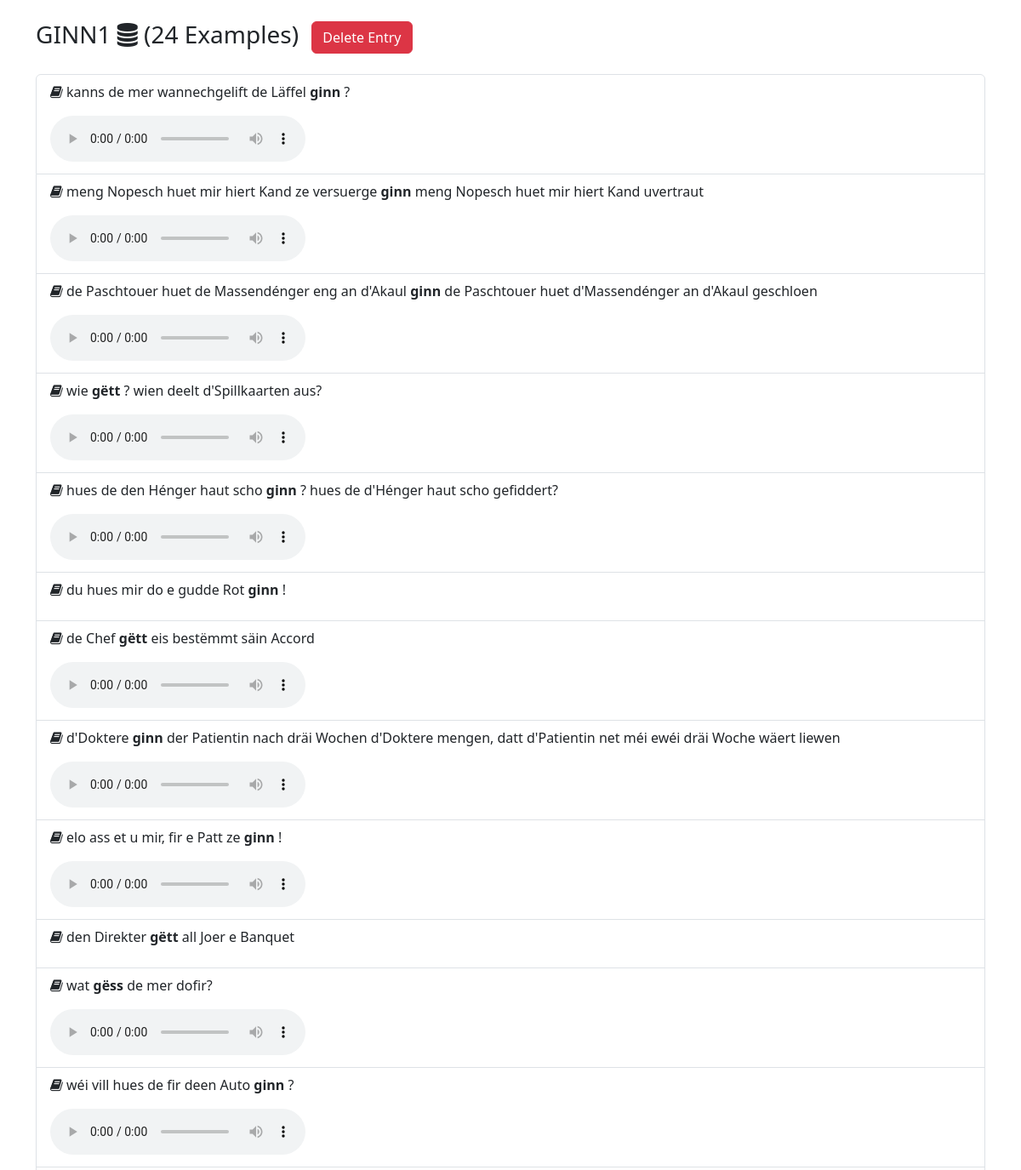
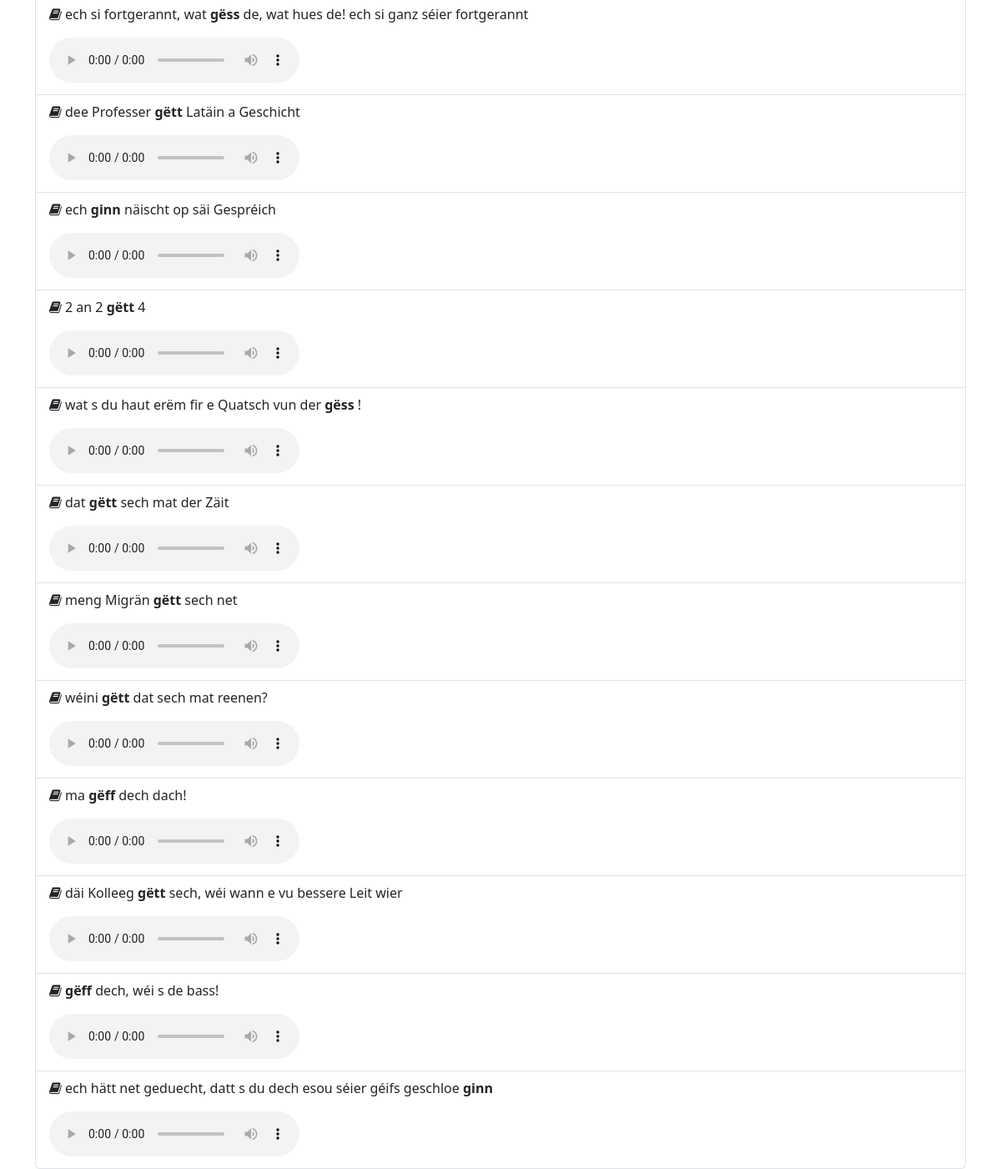
The page /display_examples?id=GINN1 on the database its author committed (2 pictures, top to bottom).
### models.py (models this page shows, shortened)
class Entry(db.Model):
    id = db.Column(db.Integer, primary_key=True)
    entry_id = db.Column(db.String, nullable=False)
    examples = db.relationship('Example', backref='entry', lazy=True)

class Example(db.Model):
    id = db.Column(db.Integer, primary_key=True)
    text = db.Column(db.String, nullable=False)
    mark = db.Column(db.Integer, nullable=True)
    end = db.Column(db.Integer, nullable=True)
    audio_file = db.Column(db.String, nullable=True)
    entry_id = db.Column(db.Integer, db.ForeignKey('entry.id'), nullable=False)

### app.py (the view, shortened to what this page needs)
@app.route('/display_examples', methods=['GET'])
def display_examples():
    entry_id = request.args.get('id')
    if entry_id:
        entry = Entry.query.filter_by(entry_id=entry_id).first()
        if entry:
            example_objects = entry.examples
            loaded_from_db = True
        return render_template('display_examples.html', entry_id=entry_id,
                               examples=example_objects, loaded_from_db=loaded_from_db)
    return jsonify({'message': 'ID parameter is required'}), 400

### templates/display_examples.html (shortened to what this page needs)
<!DOCTYPE html>
<html lang="en">
<head>
    <link href="https://cdn.jsdelivr.net/npm/bootstrap@5.3.3/dist/css/bootstrap.min.css" rel="stylesheet">
    <link href="https://cdnjs.cloudflare.com/ajax/libs/font-awesome/4.7.0/css/font-awesome.min.css" rel="stylesheet">
</head>
<body>
    <div class="container mt-4">
        <h3 class="mb-4">
            {{ entry_id }}
            {% if loaded_from_db %}
            <i class="fa fa-database"></i>
            ({{ examples|length }} Examples)
            <button class="btn btn-danger ms-2" onclick="deleteEntry()">Delete Entry</button>
            {% else %}
            <i class="fa fa-compass"></i>
            ({{ examples|length }} Examples)
            {% endif %}
        </h3>
        <div class="list-group">
            {% for example in examples %}
            <div class="list-group-item">
                <p>
                    <i class="fa fa-book"></i>
                    {% if example.mark is not none %}
                    {{ example.text[:example.mark] }}
                    <strong>{{ example.text[example.mark:example.end] }}</strong>
                    {{ example.text[example.end:] }}
                    {% else %}
                    {{ example.text }}
                    {% endif %}
                </p>
                {% if example.audio_file %}
                <audio controls>
                    <source src="{{ example.audio_file }}" type="audio/ogg">
                </audio>
                {% endif %}
            </div>
            {% endfor %}
        </div>
    </div>
</body>
</html>

### rows shown on the page
Entry: entry "GINN1"
Example: text+mark "kanns de mer wannechgelift de Läffel", text+mark+end "ginn", text+end "?"
Example: text+mark "meng Nopesch huet mir hiert Kand ze versuerge", text+mark+end "ginn", text+end "meng Nopesch huet mir hiert Kand uvertraut"
Example: text+mark "de Paschtouer huet de Massendénger eng an d'Akaul", text+mark+end "ginn", text+end "de Paschtouer huet d'Massendénger an d'Akaul geschloen"
Example: text+mark "wie", text+mark+end "gëtt", text+end "? wien deelt d'Spillkaarten aus?"
Example: text+mark "hues de den Hénger haut scho", text+mark+end "ginn", text+end "? hues de d'Hénger haut scho gefiddert?"
Example: text+mark "du hues mir do e gudde Rot", text+mark+end "ginn", text+end "!"
Example: text+mark "de Chef", text+mark+end "gëtt", text+end "eis bestëmmt säin Accord"
Example: text+mark "d'Doktere", text+mark+end "ginn", text+end "der Patientin nach dräi Wochen d'Doktere mengen, datt d'Patientin net méi ewéi dräi Woche wäert liewen"
Example: text+mark "elo ass et u mir, fir e Patt ze", text+mark+end "ginn", text+end "!"
Example: text+mark "den Direkter", text+mark+end "gëtt", text+end "all Joer e Banquet"
Example: text+mark "wat", text+mark+end "gëss", text+end "de mer dofir?"
Example: text+mark "wéi vill hues de fir deen Auto", text+mark+end "ginn", text+end "?"
Example: text+mark "ech si fortgerannt, wat", text+mark+end "gëss", text+end "de, wat hues de! ech si ganz séier fortgerannt"
Example: text+mark "dee Professer", text+mark+end "gëtt", text+end "Latäin a Geschicht"
Example: text+mark "ech", text+mark+end "ginn", text+end "näischt op säi Gespréich"
Example: text+mark "2 an 2", text+mark+end "gëtt", text+end "4"
Example: text+mark "wat s du haut erëm fir e Quatsch vun der", text+mark+end "gëss", text+end "!"
Example: text+mark "dat", text+mark+end "gëtt", text+end "sech mat der Zäit"
Example: text+mark "meng Migrän", text+mark+end "gëtt", text+end "sech net"
Example: text+mark "wéini", text+mark+end "gëtt", text+end "dat sech mat reenen?"
Example: text+mark "ma", text+mark+end "gëff", text+end "dech dach!"
Example: text+mark "däi Kolleeg", text+mark+end "gëtt", text+end "sech, wéi wann e vu bessere Leit wier"
Example: text+mark+end "gëff", text+end "dech, wéi s de bass!"
Example: text+mark "ech hätt net geduecht, datt s du dech esou séier géifs geschloe", text+mark+end "ginn"

### other values the page prints
{{ examples|length }} "24"
